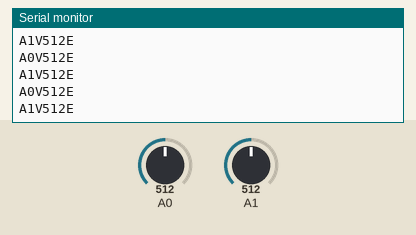
A sketch run on a simulated Arduino Uno, built with avr-gcc and run on an emulated ATmega328P. Shown: the last lines printed to the serial monitor. The inputs (shaded band) are chosen by the test bench; at power-on: A0 = 512, A1 = 512.

Above: at 1.2 s.
1.3 s: A0 set to 716
At 2.0 s:
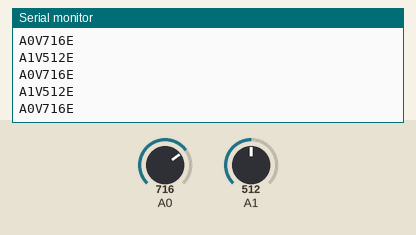
2.8 s: A1 set to 716
At 3.9 s:
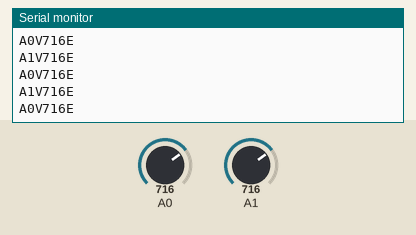
7.3 s: A0 set to 900
At 8.0 s:
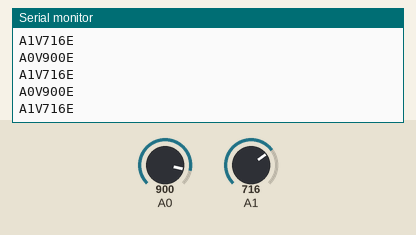
8.8 s: A1 set to 900
At 9.7 s:
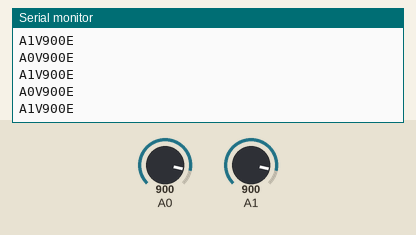
Timing chart, 0 to 11.8 s (numbered marks = the images above; inputs shaded):
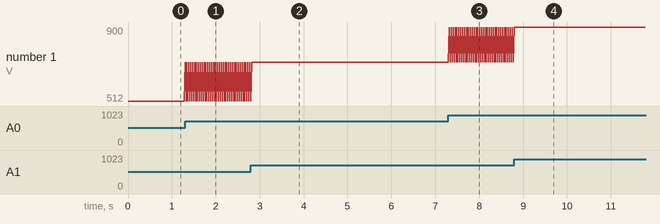

The sketch:

involt-bilnk.ino
```cpp
/*
  INVOLT BASIC ARDUINO SKETCH
  by Ernest Warzocha 2016
  ------------------------------------------------------
  This file is for serial communication between Arduino
  Uno and Involt App. It can be used with Bluetooth 2.0
  device connected via hardware serial.
*/

/*
  involtPin array contains values received from app.
  Each UI element refers to pin number which is index of
  this array. involtString is array for values received
  with "S" pin. You can increase the length of array to
  store more values then arduino total pins. Use them
  in sketch for not only pin-to-pin communication.
*/
int    involtPin[14] = {}; //equals involt.pin.P in app
String involtString[2] = {}; //equals involt.pin.S in app

/*
  Buffer for received data. If you plan to receive more
  at once just increase the array length.
*/
char involt[16];

/*
  String for responding to function received from app.
*/
String fname;

void setup() {
  //Connection speed must be same as app.
  Serial.begin(57600);
  pinMode (A0, INPUT);
  pinMode (A1, INPUT);
}

void loop() {
  involtReceive();

  //PUT YOUR CODE HERE
  involtSend(0, analogRead(A0));
  delay(20);
  involtSend(1, analogRead(A1));
  delay(20);

  //Clear the function to trigger it only once.
  fname = "";
}

/*
  INVOLT FUNCTIONS
  ------------------------------------------------------

  involtReceive
  ------------------------------------------------------
  read the data from app and parse the values received
  into proper array. The read until is used due to
  issues with missing chars when reading direct strings.

  involtSend, involtSendString
  ------------------------------------------------------
  send int or string to app. Multiple prints are to
  reduce the sketch size (compared to sprintf()).

  involtSendFunction
  ------------------------------------------------------
  send function name to trigger it in app.
*/

void involtReceive() {
  if (Serial.available() > 0) {
    Serial.readBytesUntil('\n', involt, sizeof(involt));
    int pin;
    if (involt[0] == 'P') {
      int value;
      sscanf(involt, "P%dV%d", &pin, &value);
      involtPin[pin] = value;
    }
    else if (involt[0] == 'S') {
      char value[sizeof(involt)];
      sscanf(involt, "S%dV%s", &pin, &value);
      involtString[pin] = value;
    }
    else if (involt[0] == 'F') {
      char value[sizeof(involt)];
      sscanf(involt, "F%s", &value);
      fname = value;
    };
    memset(involt, 0, sizeof(involt));
  };
};

void involtSend(int pinNumber, int sendValue) {
  Serial.print('A');
  Serial.print(pinNumber);
  Serial.print('V');
  Serial.print(sendValue);
  Serial.println('E');
  Serial.flush();
};

void involtSendString(int pinNumber, String sendString) {
  Serial.print('A');
  Serial.print(pinNumber);
  Serial.print('V');
  Serial.print(sendString);
  Serial.println('E');
  Serial.flush();

};

void involtSendFunction(String functionName) {
  Serial.print('F');
  Serial.print(functionName);
  Serial.println('E');
  Serial.flush();
};
```

Measured:
- after the input at 1.3 s, the serial monitor: prints a new line at once (image 1)
- after the input at 2.8 s, the serial monitor: prints a new line at once (image 2)
- after the input at 7.3 s, the serial monitor: prints a new line at once (image 3)
- after the input at 8.8 s, the serial monitor: prints a new line at once (image 4)
- plotted number 1: 716 → 900 after the input at 7.3 s
